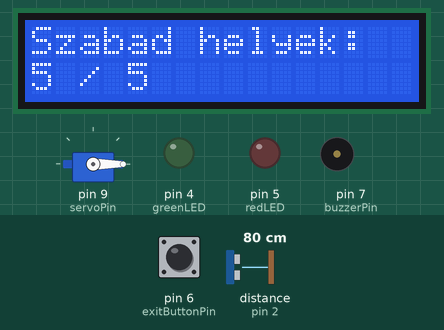
Recording of a sketch running on a simulated Arduino Uno, built with avr-gcc and run on an emulated ATmega328P. On the bench: servo, 16×2 character LCD, output pins drawn as LEDs (lit = HIGH), buzzer (waves = sounding). Wiring (from diagram.json): ultrasonic range finder: trigger pin 3; echo pin 2. The inputs (shaded band) are chosen by the test bench; at power-on: distance to the obstacle (sensor on pin 2) 80 cm, pin 6 (exitButtonPin) HIGH. The echo pulse lasts 58.3 µs per cm; pins used as bus, display or sensor lines are not drawn.

Above: at 1.2 s.
1.3 s: distance to the obstacle (sensor on pin 2) set to 55 cm
2.8 s: distance to the obstacle (sensor on pin 2) set to 46 cm
At 3.12 s:
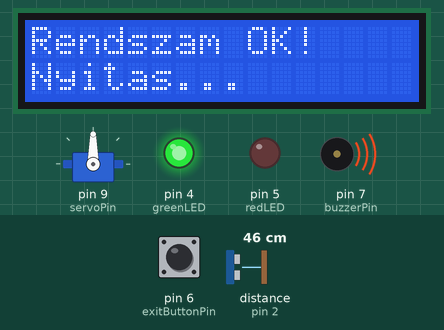
At 3.6 s:
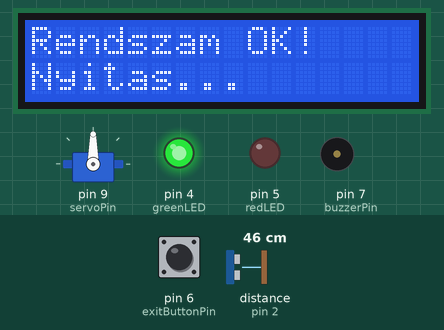
4.7 s: pin 6 (exitButtonPin) pulled LOW for 3.2 s
At 6.18 s:
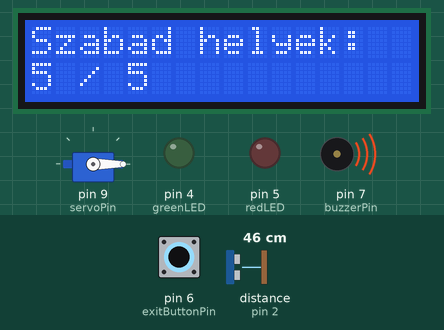
Timing chart, 0 to 7.8 s (numbered marks = the images above; inputs shaded):
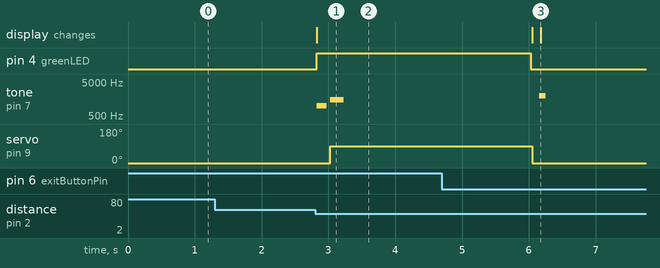

Measured:
- the behaviour switches between 51 and 50 cm on distance to the obstacle (sensor on pin 2) (found by bisection; images 0 and 1)
- after the input at 1.3 s, every drawn part: stays the same
- after the input at 2.8 s, pin 4 (greenLED): LOW → HIGH at once; tone on pin 7 (buzzerPin): silent → 1000 Hz at once, → silent 0.15 s later, → 1500 Hz 0.05 s later, → silent 0.20 s later; servo on pin 9 (servoPin): 0° → 90° after 0.23 s; the display: changes at once (image 1)
- after the input at 4.7 s, tone on pin 7 (buzzerPin): silent → 2000 Hz after 1.5 s, → silent 0.10 s later; the display: first differs from a run without the input after 1.5 s (image 3)

The sketch:

sketch.ino
```cpp
  #include <Wire.h>
  #include <LiquidCrystal_I2C.h>
  #include <Servo.h>

  LiquidCrystal_I2C lcd(0x27, 16, 2);
  Servo gateServo;

  const int trigPin = 3;
  const int echoPin = 2;
  const int greenLED = 4;
  const int redLED = 5;
  const int exitButtonPin = 6;
  const int buzzerPin = 7;
  const int servoPin = 9;


  const int maxParkingSpaces = 5;
  int availableSpaces = maxParkingSpaces;
  const int activationDistance = 50;
  bool isCarAtGate = false;

  void setup() {

    pinMode(trigPin, OUTPUT);
    pinMode(echoPin, INPUT);
    pinMode(greenLED, OUTPUT);
    pinMode(redLED, OUTPUT);
    pinMode(buzzerPin, OUTPUT);

    pinMode(exitButtonPin, INPUT_PULLUP);

    gateServo.attach(servoPin);
    gateServo.write(0);

    digitalWrite(greenLED, LOW);
    digitalWrite(redLED, LOW);

    lcd.init();
    lcd.backlight();
    updateDisplay();
  }

  void loop() {
    long distance = readDistance();

    if (digitalRead(exitButtonPin) == LOW) {
      if (availableSpaces < maxParkingSpaces) {
        availableSpaces++;
        tone(buzzerPin, 2000, 100);
        updateDisplay();
        delay(500);
      }
    }

    if (distance > 0 && distance < activationDistance) {
      if (!isCarAtGate) {
        isCarAtGate = true;

        if (availableSpaces > 0) {
          lcd.clear();
          lcd.setCursor(0, 0);
          lcd.print("Rendszam OK!");
          lcd.setCursor(0, 1);
          lcd.print("Nyitas...");

          digitalWrite(greenLED, HIGH);

          tone(buzzerPin, 1000, 150);
          delay(200);
          tone(buzzerPin, 1500, 200);

          gateServo.write(90);

          delay(3000);

          availableSpaces--;
          gateServo.write(0);
          digitalWrite(greenLED, LOW);

          updateDisplay();
        } else {
          lcd.clear();
          lcd.setCursor(0, 0);
          lcd.print("Parkolo MEGTELT!");
          digitalWrite(redLED, HIGH);

          tone(buzzerPin, 300, 1000);

          delay(2000);

          digitalWrite(redLED, LOW);
          updateDisplay();
        }
      }
    } else {
      isCarAtGate = false;
    }

    delay(100);
  }

  long readDistance() {
    digitalWrite(trigPin, LOW);
    delayMicroseconds(2);
    digitalWrite(trigPin, HIGH);
    delayMicroseconds(10);
    digitalWrite(trigPin, LOW);

    long duration = pulseIn(echoPin, HIGH, 30000);
    if (duration == 0) return 999;

    long cm = duration * 0.034 / 2;
    return cm;
  }

  void updateDisplay() {
    lcd.clear();
    lcd.setCursor(0, 0);
    lcd.print("Szabad helyek:");
    lcd.setCursor(0, 1);
    if (availableSpaces > 0) {
      lcd.print(availableSpaces);
      lcd.print(" / ");
      lcd.print(maxParkingSpaces);
    } else {
      lcd.print("MEGTELT");
    }
  }
```
